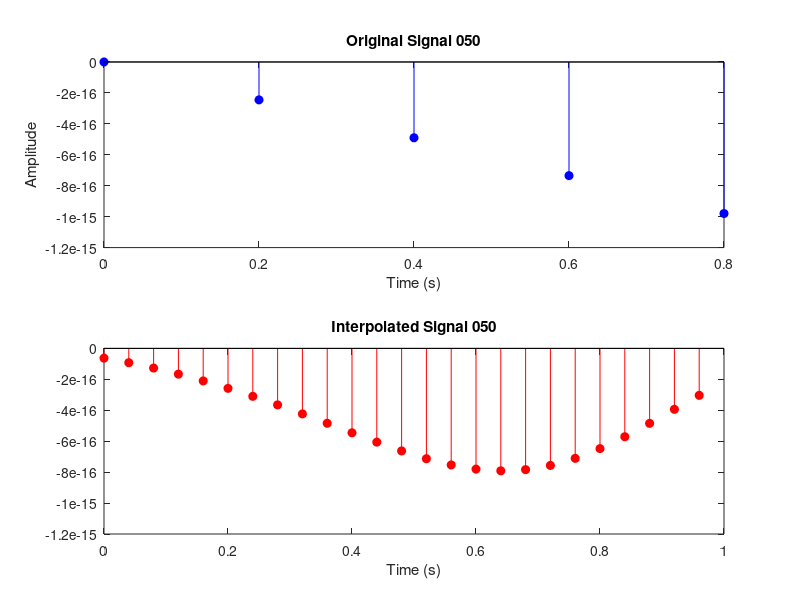

MATLAB code to generate this figure:
clc;
clear all;

% Get user inputs for interpolation
L = input('Enter the interpolation factor: ');
f_input = input('Enter the frequency of the input sinusoid: ');
Fs_input = input('Enter the original sampling frequency (Fs): ');
L_input = input('Enter the length of the input signal: ');

% Generate the original discrete-time signal
n_input = 0:L_input-1;
x_input = sin(2*pi*(f_input/Fs_input)*n_input);

% Perform interpolation
y_output = interp(x_input, L);

% Create time vectors for plotting
t_input = n_input/Fs_input;
t_output = (0:length(y_output)-1)/(L*Fs_input);

% Plot the original and interpolated signals
figure(1);
subplot(2,1,1);
stem(t_input, x_input, 'b', 'filled');
title('Original Signal 050');
xlabel('Time (s)');
ylabel('Amplitude');

subplot(2,1,2);
stem(t_output, y_output, 'r', 'filled');
title('Interpolated Signal 050');
xlabel('Time (s)');
% ylabel('Amplitude');